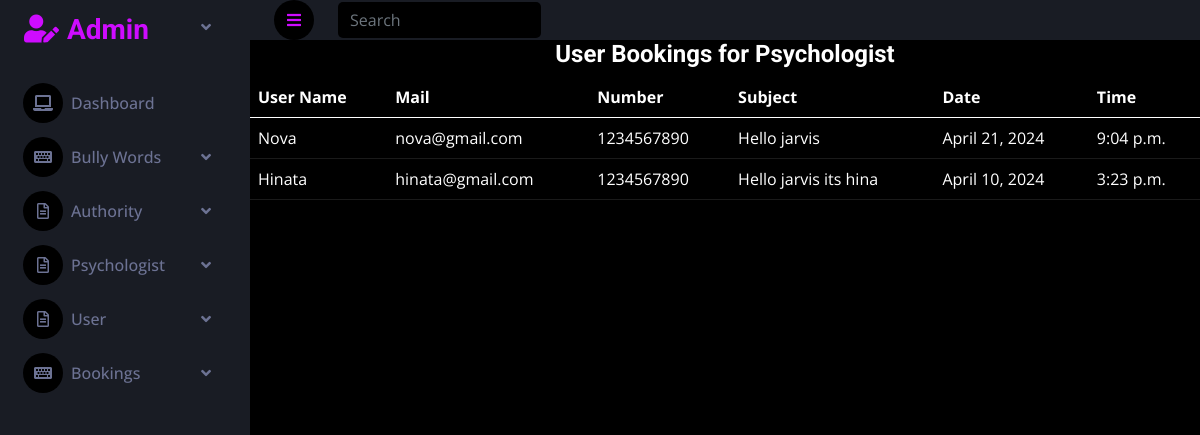
Screenshot of /pbks with the database file from the repository.
### userapp/models.py (models this page shows)
class psyapn(models.Model):
    uid=models.ForeignKey(regdb,on_delete=models.CASCADE)
    pid=models.ForeignKey(pregdb,on_delete=models.CASCADE)
    num=models.IntegerField()
    sub=models.CharField(max_length=40)
    dte=models.DateField()
    tme=models.TimeField()
    status=models.IntegerField(default=0)
    rid=models.CharField(max_length=1000, null=True)

class regdb(models.Model):
    uname=models.CharField(max_length=70)
    umail=models.EmailField()
    uprf=models.ImageField(upload_to='regimgs',default='null.jpg')
    upsw=models.TextField()

### adminapp/views.py (the view)
# urls.py: path('pbks',views.pbks,name='pbks'),
def pbks(request):
    con=psyapn.objects.all()
    cont={
        'inf':con
    }
    return render(request,'pbks.html',cont)

### adminapp/templates/pbks.html
{% extends 'aindx.html' %}
{% block cnt %}
<div class="card-block table-border-style">
    <div class="table-responsive">
        <center><h4>User Bookings for Psychologist</h4></center>
        <table class="table table-dark">
            <thead>
                <tr>
                    <th>User Name</th>
                    <th>Mail</th>
                    <th>Number</th>
                    <th>Subject</th>
                    <th>Date</th>
                    <th>Time</th>
                </tr>
            </thead>
            <tbody>
                {% for i in inf %}
                <tr class="bg-info">
                    <td>{{i.uid.uname}}</td>
                    <td>{{i.uid.umail}}</td>
                    <td>{{i.num}}</td>
                    <td>{{i.sub}}</td>
                    <td>{{i.dte}}</td>
                    <td>{{i.tme}}</td>
                </tr>
                {% endfor %}
            </tbody>
        </table>
    </div>
</div>
{% endblock %}

### adminapp/static/css/style.css (style rules this page uses)
:root { --primary: #ce0cff; --secondary: #191C24; --light: #6C7293; --dark: #000000; }

### rows the page displays
psyapn: uid.uname "Nova", uid.umail "nova@gmail.com", num "1234567890", sub "Hello jarvis", dte "April 21, 2024", tme "9:04 p.m."
psyapn: uid.uname "Hinata", uid.umail "hinata@gmail.com", num "1234567890", sub "Hello jarvis its hina", dte "April 10, 2024", tme "3:23 p.m."
